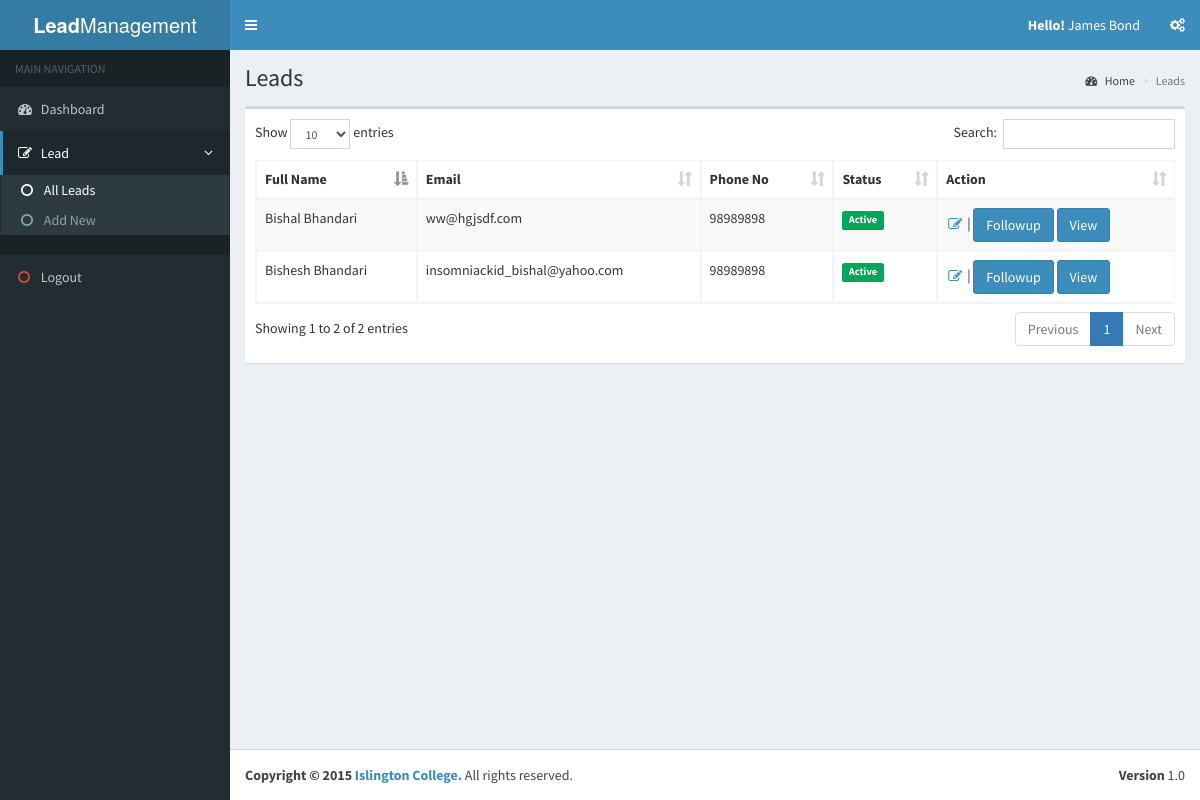
/lead/index (signed in), run on the app's committed database.
### tables this page shows
CREATE TABLE IF NOT EXISTS `lead` (
`id` int(11) NOT NULL,
  `first_name` varchar(50) NOT NULL,
  `last_name` varchar(50) NOT NULL,
  `email` varchar(50) NOT NULL,
  `phone` varchar(15) NOT NULL,
  `address` text NOT NULL,
  `status_id` int(11) NOT NULL,
  `semester_id` int(11) NOT NULL,
  `is_active` int(1) NOT NULL,
  `is_student` int(1) NOT NULL,
  `managed_by` int(11) NOT NULL,
  `created_at` date NOT NULL,
  `updated_at` date NOT NULL
);

### application/controller/lead.php (called while the page is built, shortened)
<?php
class Lead extends Controller
{
    var $user_id;
    public function __construct(){
        $this->user_id = $_SESSION['user_id'];
    }
    public function index()
    {
        $leads = $this->model->getAllLeads( array('is_active' => 1, 'is_student' => 0,  'managed_by' => $this->user_id ) );
        require APP . 'view/_templates/header.php';
        require APP . 'view/lead/index.php';
        require APP . 'view/_templates/footer.php';
    }
}

### public/index.php (called while the page is built, shortened)
<?php
require APP . 'core/controller.php';
$app = new Application();

### application/core/controller.php (called while the page is built, shortened)
<?php
class Controller
{
    public $db = null;
    private function openDatabaseConnection()
    {
        $options = array(PDO::ATTR_DEFAULT_FETCH_MODE => PDO::FETCH_OBJ, PDO::ATTR_ERRMODE => PDO::ERRMODE_WARNING);
        $this->db = new PDO(DB_TYPE . ':host=' . DB_HOST . ';dbname=' . DB_NAME . ';charset=' . DB_CHARSET, DB_USER, DB_PASS, $options);
    }
    public function loadModel()
    {
        require APP . 'model/model.php';
        $this->model = new Model($this->db);
    }
}

### application/model/model.php (called while the page is built, shortened)
<?php
class Model
{
    function __construct($db)
    {
        try {
            $this->db = $db;
        } catch (PDOException $e) {
            exit('Database connection could not be established.');
        }
    }
      public function getAllLeads( $params=array(), $specific = false ){
        $where = '';
        $_where = [];
        if( $specific ){
            foreach ($params as $key => $value) {
                $_where[] = $key.'=\''.$value.'\'';
            }
        }
        else{
            if( isset( $params['is_active'] ) ){
                $_where[] = 'is_active=\''.$params['is_active'].'\'';
            }
            if( isset( $params['is_student'] ) ){
                $_where[] = 'is_student=\''.$params['is_student'].'\'';
            }
            if( isset( $params['managed_by'] ) ){
                $_where[] = 'managed_by=\''.$params['managed_by'].'\'';
            }
        }
        if( count( $_where ) > 0 ){
            $where = 'WHERE '. implode(' AND ', $_where);
        }
        $sql = "SELECT * FROM lead " . $where;
        $query = $this->db->prepare($sql);
        $query->execute();
        return $query->fetchAll();
    }
}

### application/view/lead/index.php (the view, shortened to what this page needs)
<div class="content-wrapper">
  <section class="content-header">
    <h1>
      Leads
    </h1>
    <ol class="breadcrumb">
      <li><a href="<?php echo URL; ?>dashboard"><i class="fa fa-dashboard"></i> Home</a></li>
      <li class="active">Leads</li>
    </ol>
  </section>
        <section class="content">
          <div class="row">
            <div class="col-xs-12">
              <div class="box">
                <div class="box-body">
                <?php if(isset($leads)) { ?>
                  <table id="all_leads" class="data-table table table-bordered table-striped">
                    <thead>
                      <tr>
                        <th>Full Name</th>
                        <th>Email</th>
                        <th>Phone No</th>
                        <th>Status</th>
                        <th>Action</th>
                      </tr>
                    </thead>
                    <tbody>
                      <?php
                      if(isset($leads))
                      {
                      if( count( $leads) > 0 ){
                        foreach( $leads as $_lead ){
                        ?>
                          <tr>
                            <td><?php echo $_lead->first_name.' '.$_lead->last_name; ?></td>
                            <td><?php echo $_lead->email; ?></td>
                            <td><?php echo $_lead->phone; ?></td>
                            <td>
                              <?php
                              if( $_lead->status_id == '1' ){
                                echo '<span class="label label-success">Active</span>';
                              }
                              elseif( $_lead->status_id == '2' ){
                                echo '<span class="label label-danger">Expired</span>';
                              }
                              elseif( $_lead->status_id == '3' ){
                                echo '<span class="label label-warning">Dismissed</span>';
                              }
                              elseif( $_lead->status_id == '4' ){
                                echo '<span class="label label-info">Postponed</span>';
                              }
                              elseif( $_lead->status_id == '5' ){
                                echo '<span class="label label-nice">Student</span>';
                              }
                              ?>
                            </td>
                            <td>
                              <a href="<?php echo URL; ?>lead/edit/<?php echo $_lead->id; ?>" title="Edit"><i class="fa fa-fw fa-edit"></i></a> |
                              <a href="<?php echo URL; ?>lead/followup/<?php echo $_lead->id; ?>" title="Followup" class="btn btn-primary">Followup</a>
                             <a href="<?php echo URL; ?>followup/followupview/<?php echo $_lead->id; ?>" title="view" class="btn btn-primary">View</a>
                            </td>
                          </tr>
                        <?php
                        }
                      }} ?>
                    </tbody>
                  </table>
                  <?php } ?>
                </div>
              </div>
            </div>
          </div>
        </section>
</div>

### data on the page
lead: first_name "Bishal", last_name "Bhandari", email "ww@hgjsdf.com", phone "98989898", shows "Active"
lead: first_name "Bishesh", last_name "Bhandari", email "insomniackid_bishal@yahoo.com", phone "98989898", shows "Active"

### other printed values
$_SESSION['user_info']->first_name "James"
$_SESSION['user_info']->last_name "Bond"
